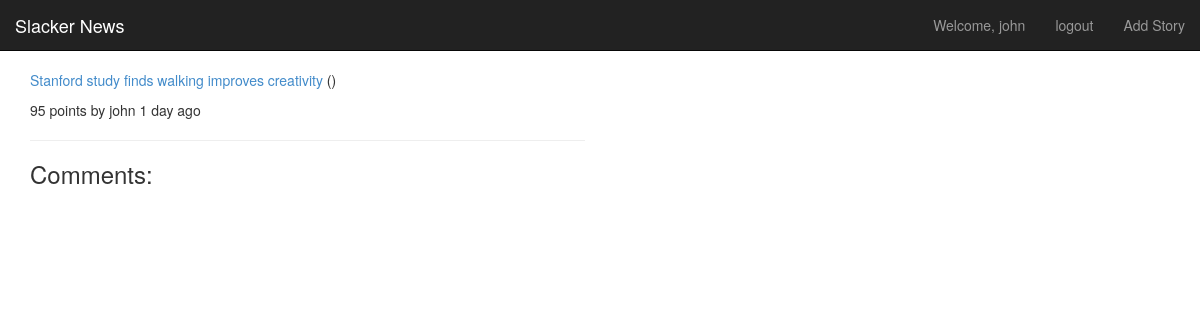
The page /story/5/ (signed in) on the database as committed earlier.
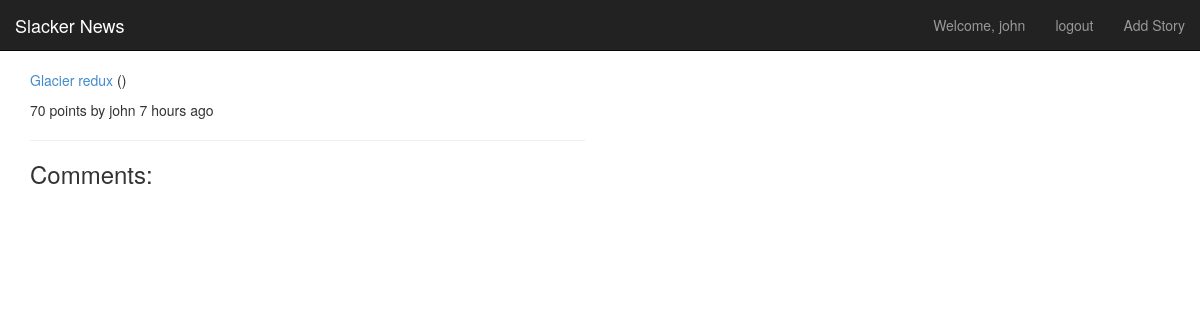
The same page on the database as committed later.
### stories/models.py (models this page shows, shortened)
class Story(models.Model):
	title = models.CharField(max_length=200)
	description = models.TextField()
	url = models.URLField()
	points = models.IntegerField(default=1)
	moderator = models.ForeignKey(User, related_name='moderated_stories')
	voters = models.ManyToManyField(User, related_name='liked_stories')
	created_at = models.DateTimeField(auto_now_add=True)
	updated_at = models.DateTimeField(auto_now=True)
	@property
	def domain(self):
		return urlparse(self.url).netloc
	class Meta:
		verbose_name_plural = "Stories"

### stories/views.py (the view)
# urls.py: url(r'^story/(?P<story_id>\d+)/$', views.story_detail, name='story_detail'),
def story_detail(request, story_id):
	context_dict = {}
	context_dict['user'] = request.user
	story = get_object_or_404(Story, pk=story_id)
	context_dict['story'] = story
	return render(request, 'hackernews/detail.html', context_dict)

### stories/templatetags/story_extras.py (called while the page is built)
@register.filter(name='age')
def age(created_at):
	now = datetime.utcnow().replace(tzinfo=utc)
	age_in_minutes = int((now - created_at).total_seconds())/60
	if age_in_minutes < 60:
		value = age_in_minutes
		precision = 'minute'
	elif age_in_minutes < (60*24):
		value = age_in_minutes//60
		precision = 'hour'
	else:
		value = age_in_minutes//(60*24)
		precision = 'day'
	age_string = '%d %s%s ago' % (value, precision, ('s' if value > 1 else ''))
	return age_string

### templates/hackernews/detail.html (shortened to what this page needs)
{% extends 'hackernews/base.html' %}
{% load story_extras %}
{% load static %}
{% block content %}
<p>
<a href="{{ story.url }}">{{ story.title }}</a><span class="domain"> ({{ story.domain }})</span>
</p>
<p>
{{ story.points }} points by {{ story.moderator.username }} {{ story.created_at|age }}
</p>
<hr/>
<h3>Comments:</h3>
{% endblock content %}

Rows that differ between the two databases and show on the page:
changed Story "john": title "Stanford study finds walking improves creativity" → "Glacier redux"; points "95" → "70"; created_at|age "1 day ago" → "7 hours ago"
